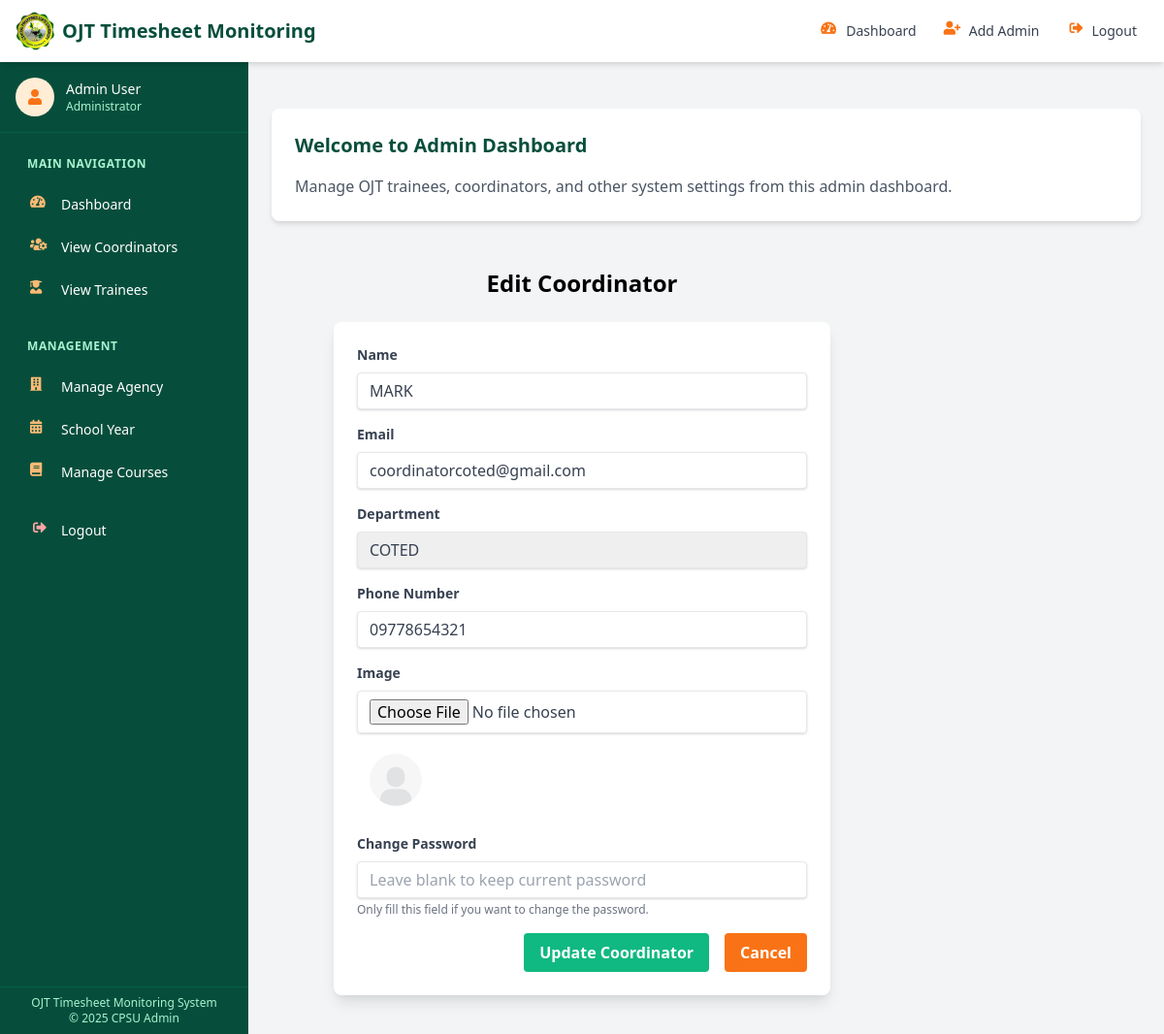
The page /dist/dashboard/admindashboard/edit_coordinator.php?id=17 on the database its author committed.
### tables this page shows
CREATE TABLE `coordinators` (
  `id` int(11) NOT NULL,
  `name` varchar(100) NOT NULL,
  `email` varchar(100) NOT NULL,
  `password` varchar(255) NOT NULL,
  `image` varchar(255) DEFAULT 'uploads/default.jpg',
  `user_role` varchar(255) NOT NULL,
  `department` varchar(100) NOT NULL,
  `phone_number` varchar(15) DEFAULT NULL,
  `department_id` int(11) NOT NULL
);

CREATE TABLE `department` (
  `department_id` int(11) NOT NULL,
  `department_name` varchar(255) NOT NULL,
  `coordinator_id` int(11) DEFAULT NULL
);

### dist/dashboard/admindashboard/edit_coordinator.php (the view, shortened to what this page needs)
<?php
include '../dbcon.php';
$id = $_GET['id'];
$sql = "SELECT * FROM coordinators WHERE id = ?";
$stmt = $conn->prepare($sql);
$stmt->bind_param("i", $id);
$stmt->execute();
$result = $stmt->get_result();
$coordinator = $result->fetch_assoc();
$department_sql = "SELECT * FROM department";
$department_result = $conn->query($department_sql);
?>
<!DOCTYPE html>
<html lang="en">
<head>
    <link rel="stylesheet" href="https://cdn.tailwindcss.com">
    <link rel="stylesheet" href="../../style.css">
    <link rel="stylesheet" href="https://cdn.jsdelivr.net/npm/sweetalert2@11/dist/sweetalert2.min.css">
</head>
<body class="bg-gray-100">
    <?php include 'nav/top-nav.php'; ?>
    <div class="container mx-auto px-4 py-6">
        <h1 class="text-2xl font-bold mb-6 text-center">Edit Coordinator</h1>
        <form action="edit_coordinator.php?id=<?php echo $id; ?>" method="POST" enctype="multipart/form-data" class="max-w-lg mx-auto bg-white p-6 rounded-lg shadow-lg">
            <div class="mb-4">
                <label class="block text-gray-700 text-sm font-bold mb-2">Name</label>
                <input type="text" name="name" value="<?php echo $coordinator['name']; ?>" required class="shadow appearance-none border rounded w-full py-2 px-3 text-gray-700 leading-tight focus:outline-none focus:ring-2 focus:ring-blue-500">
            </div>
            <div class="mb-4">
                <label class="block text-gray-700 text-sm font-bold mb-2">Email</label>
                <input type="email" name="email" value="<?php echo $coordinator['email']; ?>" required class="shadow appearance-none border rounded w-full py-2 px-3 text-gray-700 leading-tight focus:outline-none focus:ring-2 focus:ring-blue-500">
            </div>
            <div class="mb-4">
                <label class="block text-gray-700 text-sm font-bold mb-2">Department</label>
                <select name="department_id" required class="shadow appearance-none border rounded w-full py-2 px-3 text-gray-700 leading-tight focus:outline-none focus:ring-2 focus:ring-blue-500">
                    <?php while ($row = $department_result->fetch_assoc()): ?>
                        <option value="<?php echo $row['department_id']; ?>" <?php echo ($row['department_id'] == $coordinator['department_id']) ? 'selected' : ''; ?>>
                            <?php echo htmlspecialchars($row['department_name']); ?>
                        </option>
                    <?php endwhile; ?>
                </select>
            </div>
            <div class="mb-4">
                <label class="block text-gray-700 text-sm font-bold mb-2">Phone Number</label>
                <input type="text" name="phone_number" value="<?php echo $coordinator['phone_number']; ?>" required class="shadow appearance-none border rounded w-full py-2 px-3 text-gray-700 leading-tight focus:outline-none focus:ring-2 focus:ring-blue-500">
            </div>
            <div class="mb-4">
                <label class="block text-gray-700 text-sm font-bold mb-2">Image</label>
                <input type="file" name="image" class="shadow appearance-none border rounded w-full py-2 px-3 text-gray-700 leading-tight focus:outline-none focus:ring-2 focus:ring-blue-500">
                <?php if ($coordinator['image']): ?>
                    <div class="mt-2">
                        <img src="<?php echo $coordinator['image']; ?>" alt="Current Image" class="w-20 h-20 rounded-lg">
                    </div>
                <?php endif; ?>
            </div>
            <div class="mb-4">
                <label class="block text-gray-700 text-sm font-bold mb-2">Change Password</label>
                <input type="password" name="password" placeholder="Leave blank to keep current password" class="shadow appearance-none border rounded w-full py-2 px-3 text-gray-700 leading-tight focus:outline-none focus:ring-2 focus:ring-blue-500">
                <p class="text-xs text-gray-500 mt-1">Only fill this field if you want to change the password.</p>
            </div>
            <div class="flex items-center justify-end space-x-4">
                <button type="submit" class="bg-green-500 hover:bg-green-700 text-white font-bold py-2 px-4 rounded focus:outline-none focus:ring-2 focus:ring-green-500">
                    Update Coordinator
                </button>
                <a href="view_coordinators.php" class="bg-orange-500 hover:bg-orange-700 text-white font-bold py-2 px-4 rounded focus:outline-none focus:ring-2 focus:ring-orange-500">
                    Cancel
                </a>
            </div>
        </form>
    </div>
</body>
</html>

### dist/dashboard/admindashboard/nav/top-nav.php (style rules this page uses)
:root { --primary-color: #1a543f; --primary-light: #2c7a5d; --primary-dark: #0f3024; --accent-color: #fd7e14; --accent-light: #ff9642; --text-light: #f8f9fa; --text-dark: #212529; }
body { font-family: 'Segoe UI', Tahoma, Geneva, Verdana, sans-serif; }

### rows shown on the page
coordinators: name "MARK", email "coordinatorcoted@gmail.com", department_id "COTED", phone_number "09778654321", image (placeholder picture)
